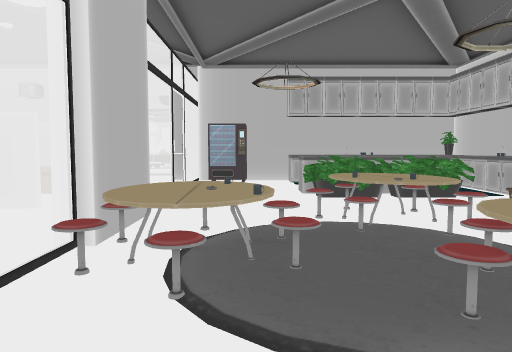
View 1 (above)

16 first-person views from a walk through a Unity game level. The camera is 1.2 m above the floor, tilts 4° down and sees 70° across. The floor is counted in squares, 1 m on a side. Each view is taken from the middle of a square. On the plan, view 1 faces up. The plan holds only what a view shows up to about 15 squares ahead; the rest is blank. The place goes on beyond the plan. The player character is not drawn. Door leaves are left out, so doorways stand open. Some surface patterns are stand-ins.

View 2
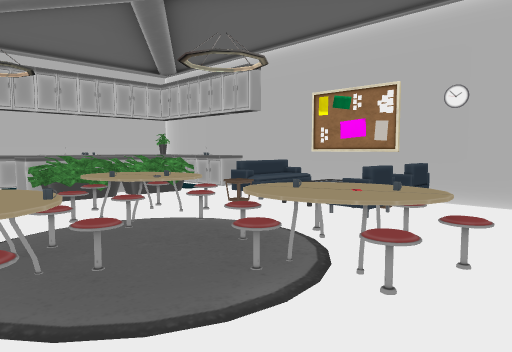

View 3
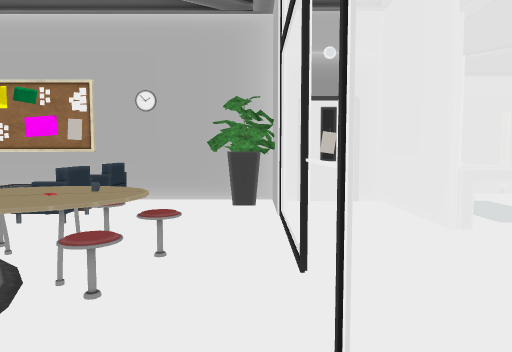

View 4
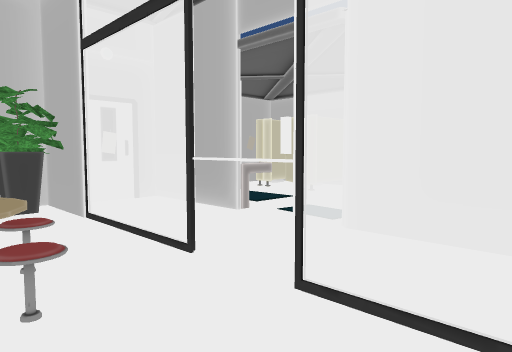

View 5
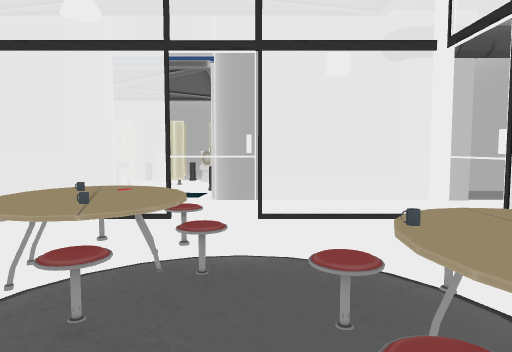

View 6
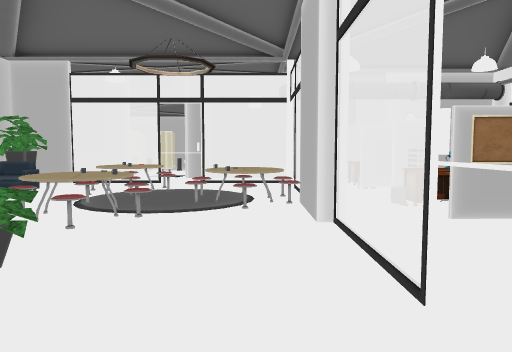

View 7
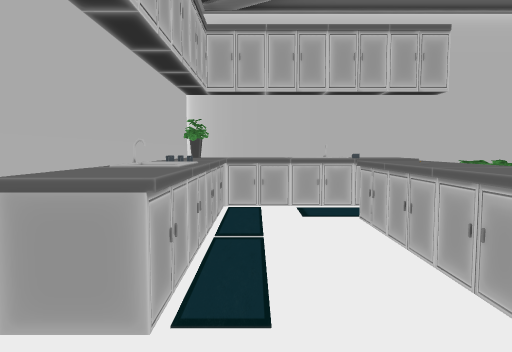

View 8
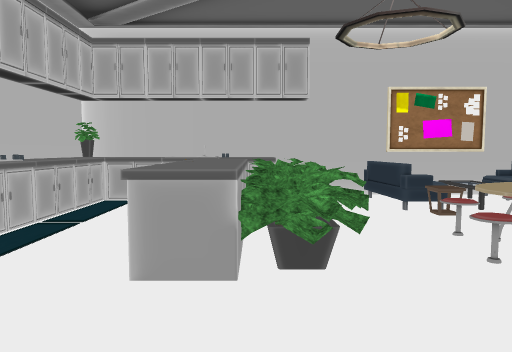

View 9
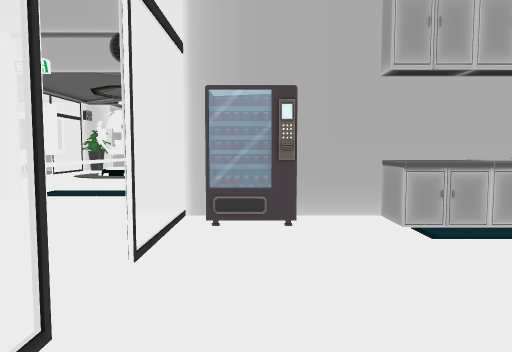

View 10
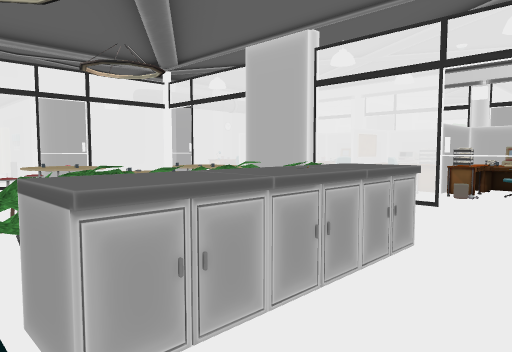

View 11
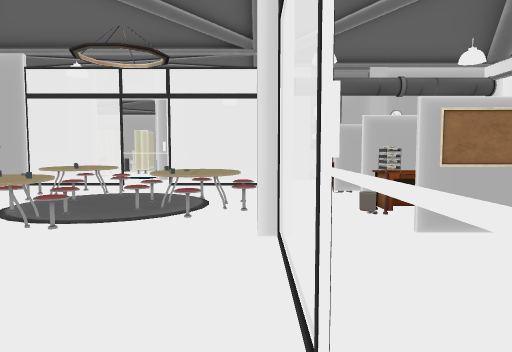

View 12
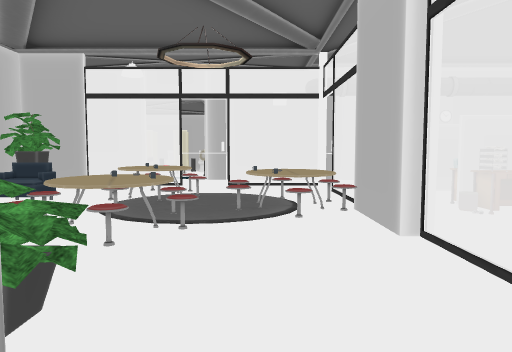

View 13
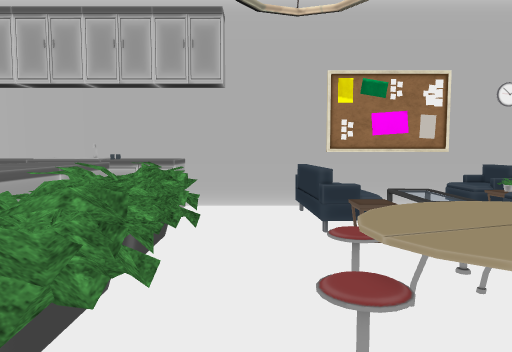

View 14
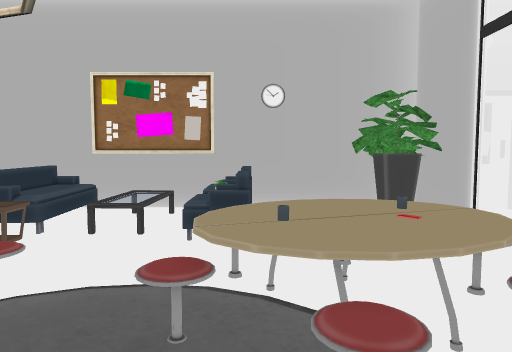

View 15
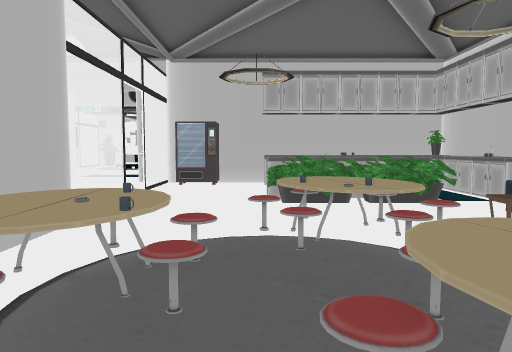

View 16
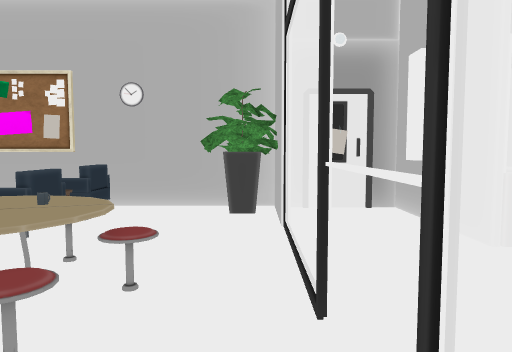

### Floor plan
Key: @ floor where view 1 was taken; # wall or solid block; . main floor; : floor 0.75 m higher than the main floor; / step, stairs or slope; D open door; = window, fence, low wall or low ledge; O other object.
Columns run from 5 left of view 1 to 8 right of it. Each row starts with its distance up from view 1.
 15 DD#######    #
 14  ..OO..O OOOOO
 13  .=.........O#
 12  .=.........O#
 11 O..D...OOOO.O#
 10 OO.....OOOO.O#
  9 OO...........#
  8 O.=..........#
  7 O..#...//./OO#
  6 O. #../:://O/#
  5 OO##:..O/..OO#
  4  O..::..../O.#
  3 O.=.O..://O.O#
  2 #......O /...#
  1 O..D.../O...O#
  0  O.D.@DD....O#
 -1  ...==DD#==###
 -2  ............#
 -3 D######DDDO

Where each view was taken, in squares from view 1:
view 1: 0 up, 0 right, facing up
view 2: 0 up, 1 left, facing up-right
view 3: 0 up, 1 left, facing right
view 4: 2 up, 1 left, facing down-right
view 5: 6 up, 1 right, facing down
view 6: 13 up, 1 left, facing down
view 7: 13 up, 1 left, facing right
view 8: 10 up, 2 left, facing right
view 9: 8 up, 1 left, facing up
view 10: 13 up, 6 right, facing down-left
view 11: 12 up, 2 left, facing down
view 12: 12 up, 0 right, facing down
view 13: 8 up, 0 right, facing right
view 14: 3 up, 0 right, facing right
view 15: 1 up, 1 right, facing up
view 16: 0 up, 0 right, facing right
